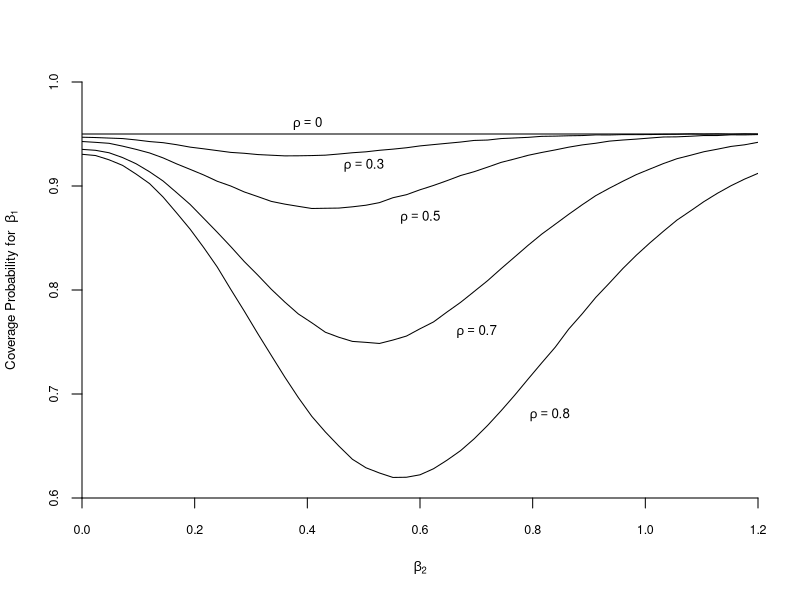
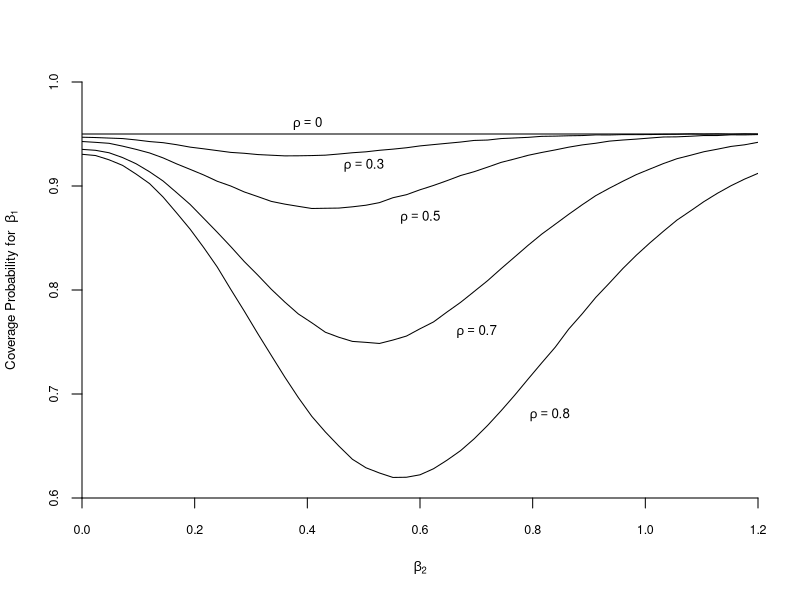

Write R code to recreate these figures, in order.
#####################################
### This file generates Figure 28.2
### Coverage probability of PMS CIs
#####################################
### Uses file figure28_2.txt
#####################################


dat <- read.table("figure28_2.txt")
bs <- dat[,1]
cp <- dat[,2:5]

ylabel <- expression(paste("Coverage Probability for  ",beta[1]))
leg1 <- expression(rho==0.0)
leg2 <- expression(rho==0.3)
leg3 <- expression(rho==0.5)
leg4 <- expression(rho==0.7)
leg5 <- expression(rho==0.8)

pdf("HANSEN28-2.pdf",family="Helvetica",colormodel='cmyk',width=4.5,height=4.5)
plot(bs,cp[,1],type="l",lty=1,xaxs="i",yaxs="i",ylab=ylabel,xlab=expression(beta[2]),bty="n",cex.lab=.8,ylim=c(.6,1),cex.axis=.75)
abline(h=0.95,lty=1)
lines(bs,cp[,2],lty=1)
lines(bs,cp[,3],lty=1)
lines(bs,cp[,4],lty=1)
text(.4,.96,leg1,cex=.8)
text(.5,.92,leg2,cex=.8)
text(.6,.87,leg3,cex=.8)
text(.7,.76,leg4,cex=.8)
text(.83,.68,leg5,cex=.8)
dev.off()

postscript("HANSEN28-2.eps",paper="special",width=4.5,height=4.5,horizontal=FALSE,onefile=FALSE,family="Helvetica",colormodel='cmyk')
plot(bs,cp[,1],type="l",lty=1,xaxs="i",yaxs="i",ylab=ylabel,xlab=expression(beta[2]),bty="n",cex.lab=.8,ylim=c(.6,1),cex.axis=.75)
abline(h=0.95,lty=1)
lines(bs,cp[,2],lty=1)
lines(bs,cp[,3],lty=1)
lines(bs,cp[,4],lty=1)
text(.4,.96,leg1,cex=.8)
text(.5,.92,leg2,cex=.8)
text(.6,.87,leg3,cex=.8)
text(.7,.76,leg4,cex=.8)
text(.83,.68,leg5,cex=.8)
dev.off()
